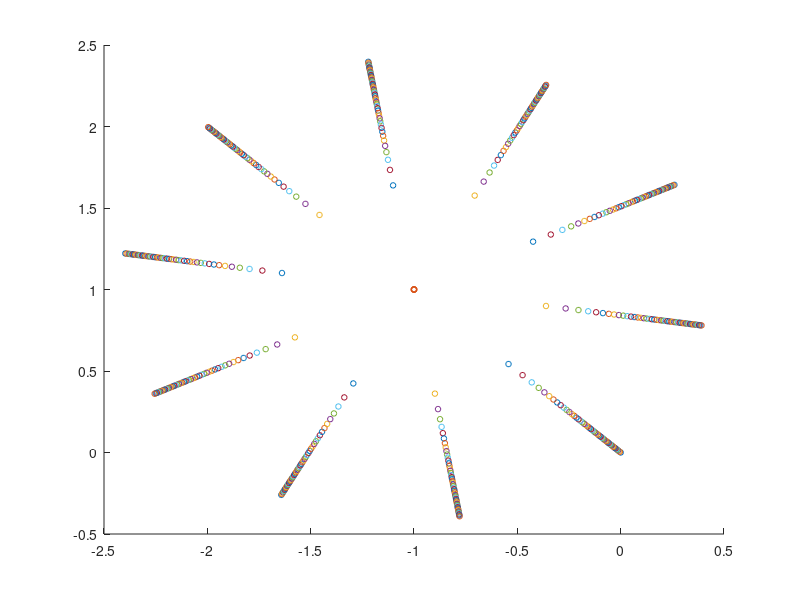

This figure's MATLAB source:
a = poly([-1+j -1+j -1+j -1+j -1+j])

m = length(a);
n =100;
r = zeros(m-1,n);
figure;
hold on;
b = a(m);
for i = 1: n
    a(m) = b*2*(i-1)/n;
    r(:,i) = roots(a);
    plot(real(r(:,i)),imag(r(:,i)),'o','markersize',4)
end

